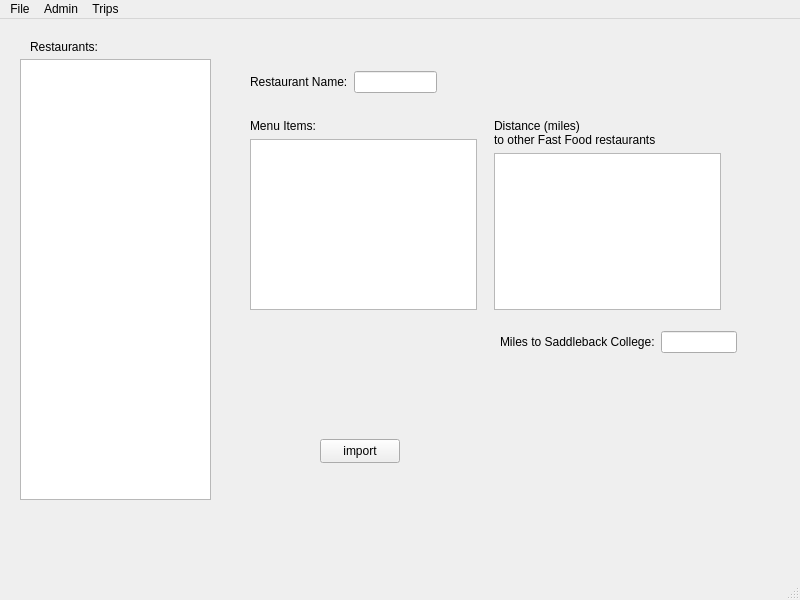
<?xml version="1.0" encoding="UTF-8"?>
<ui version="4.0">
 <class>MainWindow</class>
 <widget class="QMainWindow" name="MainWindow">
  <property name="geometry">
   <rect>
    <x>0</x>
    <y>0</y>
    <width>800</width>
    <height>600</height>
   </rect>
  </property>
  <property name="windowTitle">
   <string>MainWindow</string>
  </property>
  <widget class="QWidget" name="centralwidget">
   <widget class="QLabel" name="label">
    <property name="geometry">
     <rect>
      <x>30</x>
      <y>20</y>
      <width>91</width>
      <height>16</height>
     </rect>
    </property>
    <property name="text">
     <string>Restaurants:</string>
    </property>
   </widget>
   <widget class="QWidget" name="layoutWidget">
    <property name="geometry">
     <rect>
      <x>250</x>
      <y>50</y>
      <width>187</width>
      <height>26</height>
     </rect>
    </property>
    <layout class="QHBoxLayout" name="horizontalLayout">
     <item>
      <widget class="QLabel" name="label_2">
       <property name="text">
        <string>Restaurant Name:</string>
       </property>
      </widget>
     </item>
     <item>
      <widget class="QLineEdit" name="lineEditRestaurantName">
       <property name="enabled">
        <bool>true</bool>
       </property>
      </widget>
     </item>
    </layout>
   </widget>
   <widget class="QWidget" name="layoutWidget">
    <property name="geometry">
     <rect>
      <x>250</x>
      <y>100</y>
      <width>471</width>
      <height>191</height>
     </rect>
    </property>
    <layout class="QHBoxLayout" name="horizontalLayout_2">
     <item>
      <layout class="QVBoxLayout" name="verticalLayout_2">
       <item>
        <widget class="QLabel" name="label_3">
         <property name="text">
          <string>Menu Items: </string>
         </property>
        </widget>
       </item>
       <item>
        <widget class="QListView" name="listView"/>
       </item>
      </layout>
     </item>
     <item>
      <spacer name="horizontalSpacer">
       <property name="orientation">
        <enum>Qt::Horizontal</enum>
       </property>
       <property name="sizeHint" stdset="0">
        <size>
         <width>40</width>
         <height>20</height>
        </size>
       </property>
      </spacer>
     </item>
     <item>
      <layout class="QVBoxLayout" name="verticalLayout">
       <item>
        <widget class="QLabel" name="label_4">
         <property name="text">
          <string>Distance (miles)
to other Fast Food restaurants</string>
         </property>
        </widget>
       </item>
       <item>
        <widget class="QListView" name="listView_2"/>
       </item>
      </layout>
     </item>
    </layout>
   </widget>
   <widget class="QWidget" name="layoutWidget">
    <property name="geometry">
     <rect>
      <x>500</x>
      <y>310</y>
      <width>237</width>
      <height>26</height>
     </rect>
    </property>
    <layout class="QHBoxLayout" name="horizontalLayout_3">
     <item>
      <widget class="QLabel" name="label_5">
       <property name="text">
        <string>Miles to Saddleback College:</string>
       </property>
      </widget>
     </item>
     <item>
      <widget class="QLineEdit" name="lineEditSaddlebackMiles"/>
     </item>
    </layout>
   </widget>
   <widget class="QListView" name="restaurantView">
    <property name="geometry">
     <rect>
      <x>20</x>
      <y>40</y>
      <width>191</width>
      <height>441</height>
     </rect>
    </property>
   </widget>
   <widget class="QPushButton" name="pushButton">
    <property name="geometry">
     <rect>
      <x>320</x>
      <y>420</y>
      <width>80</width>
      <height>24</height>
     </rect>
    </property>
    <property name="text">
     <string>import</string>
    </property>
   </widget>
  </widget>
  <widget class="QMenuBar" name="menubar">
   <property name="geometry">
    <rect>
     <x>0</x>
     <y>0</y>
     <width>800</width>
     <height>21</height>
    </rect>
   </property>
   <widget class="QMenu" name="menuFile">
    <property name="title">
     <string>File</string>
    </property>
    <addaction name="actionOpen_File"/>
    <addaction name="actionUpdate_List"/>
   </widget>
   <widget class="QMenu" name="menuAdmin">
    <property name="title">
     <string>Admin</string>
    </property>
    <addaction name="actionLog_in"/>
    <addaction name="actionLog_out"/>
   </widget>
   <widget class="QMenu" name="menuTrips">
    <property name="title">
     <string>Trips</string>
    </property>
    <addaction name="action10_Closest"/>
    <addaction name="actionShortest_Trip"/>
    <addaction name="actionVisit_All_12"/>
    <addaction name="actionCustom_Trip"/>
   </widget>
   <addaction name="menuFile"/>
   <addaction name="menuAdmin"/>
   <addaction name="menuTrips"/>
  </widget>
  <widget class="QStatusBar" name="statusbar"/>
  <action name="actionOpen_File">
   <property name="text">
    <string>Open File</string>
   </property>
   <property name="toolTip">
    <string>Import the Initial Restaurants</string>
   </property>
  </action>
  <action name="actionUpdate_List">
   <property name="text">
    <string>Update List</string>
   </property>
   <property name="toolTip">
    <string>Add the Extra 2 Restaurants</string>
   </property>
  </action>
  <action name="actionLog_in">
   <property name="text">
    <string>Log-in</string>
   </property>
   <property name="toolTip">
    <string>Log-in for Maintinance</string>
   </property>
  </action>
  <action name="actionLog_out">
   <property name="text">
    <string>Log-out</string>
   </property>
   <property name="toolTip">
    <string>Log-out of Maintinance</string>
   </property>
  </action>
  <action name="action10_Closest">
   <property name="text">
    <string>10 Closest</string>
   </property>
   <property name="toolTip">
    <string>Plan a Trip to the Closest 10 Restaurants</string>
   </property>
   <property name="statusTip">
    <string/>
   </property>
   <property name="whatsThis">
    <string/>
   </property>
  </action>
  <action name="actionShortest_Trip">
   <property name="text">
    <string>Shortest Trip</string>
   </property>
   <property name="toolTip">
    <string>Plan the Shortest Trip</string>
   </property>
  </action>
  <action name="actionVisit_All_12">
   <property name="text">
    <string>Visit All 12</string>
   </property>
   <property name="toolTip">
    <string>Visit All 12 Restaurants</string>
   </property>
  </action>
  <action name="actionCustom_Trip">
   <property name="text">
    <string>Custom Trip</string>
   </property>
   <property name="toolTip">
    <string>Customize a Trip to Take</string>
   </property>
  </action>
 </widget>
 <resources/>
 <connections/>
</ui>
